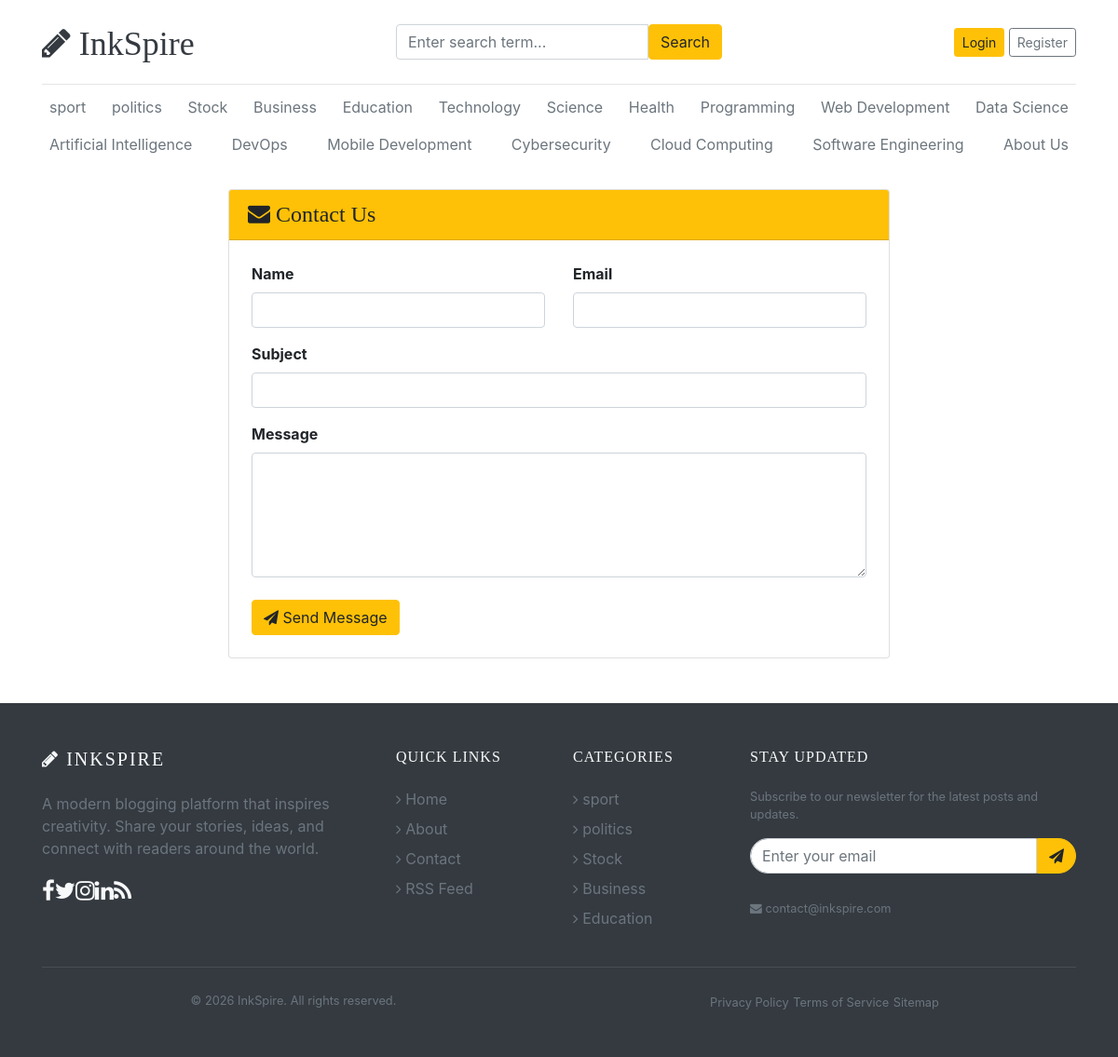
The app's page /category/contact/ with its own data.
### blogs/models.py (models this page shows, shortened)
class Category(models.Model):
    name = models.CharField(max_length=100, unique=True)
    created_at = models.DateTimeField(auto_now_add=True)
    updated_at = models.DateTimeField(auto_now=True)
    class Meta:
        verbose_name = "Category"
        verbose_name_plural = "Categories"

### blogs/views.py (the view, shortened to what this page needs)
# urls.py: path('contact/', BlogsView.contact, name='contact'),
def contact(request):
    return render(request, 'contact.html')

### blogs/context_processors.py (called while the page is built)
def get_categories(request):
  categories=Category.objects.all()
  return dict(categories=categories)

### templates/contact.html (shortened to what this page needs)
{% extends 'base.html' %}
{% block content %}
<div class="container mt-4">
  <div class="row justify-content-center">
    <div class="col-md-8">
      <div class="card shadow-sm">
        <div class="card-header bg-warning">
          <h4 class="mb-0"><i class="fa fa-envelope"></i> Contact Us</h4>
        </div>
        <div class="card-body p-4">
          <form action="{% url 'contact' %}" method="POST">
            <div class="row">
              <div class="col-md-6">
                <div class="form-group mb-3">
                  <label for="name" class="form-label font-weight-bold">Name</label>
                  <input type="text" name="name" class="form-control" required>
                </div>
              </div>
              <div class="col-md-6">
                <div class="form-group mb-3">
                  <label for="email" class="form-label font-weight-bold">Email</label>
                  <input type="email" name="email" class="form-control" required>
                </div>
              </div>
            </div>
            <div class="form-group mb-3">
              <label for="subject" class="form-label font-weight-bold">Subject</label>
              <input type="text" name="subject" class="form-control" required>
            </div>
            <div class="form-group mb-4">
              <label for="message" class="form-label font-weight-bold">Message</label>
              <textarea name="message" class="form-control" rows="5" required></textarea>
            </div>
            <button type="submit" class="btn btn-warning"><i class="fa fa-paper-plane"></i> Send Message</button>
          </form>
        </div>
      </div>
    </div>
  </div>
</div>
{% endblock %}

### templates/base.html (shortened to what this page needs)
{% load static %}
<!DOCTYPE html>
<html lang="en">
<head>
  <link href="https://getbootstrap.com/docs/4.0/dist/css/bootstrap.min.css" rel="stylesheet">
  <link href="{% static 'css/blog.css' %}" rel="stylesheet">
  <link rel="stylesheet" href="https://cdnjs.cloudflare.com/ajax/libs/font-awesome/4.7.0/css/font-awesome.min.css">
</head>
<body>
  <div class="container">
    <header class="blog-header py-3">
      <div class="row flex-nowrap justify-content-between align-items-center">
        <div class="col-4 pt-1">
          <a class="blog-header-logo text-dark" href="/"><i class="fa fa-pencil"></i> InkSpire</a>
        </div>
        <div class="col-4">
          <form action="{% url 'search' %}" method="">
            <div class="input-group">
              <input class="form-control" type="text" name="keyword" value="{{ keyword }}"
                placeholder="Enter search term..." aria-label="Enter search term..." aria-describedby="button-search" />
              <button type="submit" class="btn btn-warning" id="button-search" type="button">Search</button>
            </div>
          </form>
        </div>
        <div class="col-4 d-flex justify-content-end align-items-center">
          {% if not user.is_authenticated %}
          <a class="btn btn-sm btn-warning" href="{% url 'login' %}">Login</a> &nbsp;
          <a class="btn btn-sm btn-outline-secondary" href="{% url 'register' %}">Register</a>
          {% else %}
          <a class="btn btn-sm btn-outline-secondary mr-2" href="{% url 'profile' %}"><i class="fa fa-user"></i>
            Profile</a>
          <a class="btn btn-sm btn-warning mr-2" href="{% url 'dashboard' %}">Dashboard</a>
          <a class="btn btn-sm btn-outline-danger mr-2" href="{% url 'logout' %}">Logout</a>
          {% endif %}
        </div>
      </div>
    </header>
    <div class="nav-scroller py-1 mb-2">
      <nav class="nav d-flex justify-content-between">
        {% for category in categories %}
        <a class="p-2 text-muted" href="{% url 'posts_by_category' category.id %}">{{category.name}}</a>
        {% endfor %}
        <a class="p-2 text-muted" href="{% url 'about' %}">About Us</a>
      </nav>
    </div>
    {% block content %}
    {% endblock %}
  </div>
  <footer class="bg-dark text-light mt-5">
    <div class="container py-5">
      <div class="row">
        <div class="col-lg-4 col-md-6 mb-4 mb-lg-0">
          <h5 class="text-uppercase mb-4" style="letter-spacing: 2px;"><i class="fa fa-pencil"></i> InkSpire</h5>
          <p class="text-muted">A modern blogging platform that inspires creativity. Share your stories, ideas, and
            connect
            with readers around the world.</p>
          <div class="d-flex mt-3">
            <a href="#" class="text-light me-3" style="font-size: 1.5rem;"><i class="fa fa-facebook"></i></a>
            <a href="#" class="text-light me-3" style="font-size: 1.5rem;"><i class="fa fa-twitter"></i></a>
            <a href="#" class="text-light me-3" style="font-size: 1.5rem;"><i class="fa fa-instagram"></i></a>
            <a href="#" class="text-light me-3" style="font-size: 1.5rem;"><i class="fa fa-linkedin"></i></a>
            <a href="{% url 'rss_feed' %}" class="text-light" style="font-size: 1.5rem;"><i class="fa fa-rss"></i></a>
          </div>
        </div>
        <div class="col-lg-2 col-md-6 mb-4 mb-lg-0">
          <h6 class="text-uppercase mb-4" style="letter-spacing: 1px;">Quick Links</h6>
          <ul class="list-unstyled">
            <li class="mb-2"><a href="{% url 'home' %}" class="text-muted text-decoration-none hover-light"><i
                  class="fa fa-angle-right me-2"></i> Home</a></li>
            <li class="mb-2"><a href="{% url 'about' %}" class="text-muted text-decoration-none hover-light"><i
                  class="fa fa-angle-right me-2"></i> About</a></li>
            <li class="mb-2"><a href="{% url 'contact' %}" class="text-muted text-decoration-none hover-light"><i
                  class="fa fa-angle-right me-2"></i> Contact</a></li>
            <li class="mb-2"><a href="{% url 'rss_feed' %}" class="text-muted text-decoration-none hover-light"><i
                  class="fa fa-angle-right me-2"></i> RSS Feed</a></li>
          </ul>
        </div>
        <div class="col-lg-2 col-md-6 mb-4 mb-lg-0">
          <h6 class="text-uppercase mb-4" style="letter-spacing: 1px;">Categories</h6>
          <ul class="list-unstyled">
            {% for category in categories|slice:":5" %}
            <li class="mb-2"><a href="{% url 'posts_by_category' category.id %}"
                class="text-muted text-decoration-none"><i class="fa fa-angle-right me-2"></i> {{ category.name }}</a>
            </li>
            {% endfor %}
          </ul>
        </div>
        <div class="col-lg-4 col-md-6 mb-4 mb-lg-0">
          <h6 class="text-uppercase mb-4" style="letter-spacing: 1px;">Stay Updated</h6>
          <p class="text-muted small">Subscribe to our newsletter for the latest posts and updates.</p>
          <form class="mt-3">
            <div class="input-group">
              <input type="email" class="form-control" placeholder="Enter your email"
                style="border-radius: 25px 0 0 25px;">
              <button class="btn btn-warning" type="button" style="border-radius: 0 25px 25px 0;"><i
                  class="fa fa-paper-plane"></i></button>
            </div>
          </form>
          <div class="mt-4">
            <span class="text-muted small"><i class="fa fa-envelope me-2"></i> contact@inkspire.com</span>
          </div>
        </div>
      </div>
      <hr class="my-4" style="border-color: rgba(255,255,255,0.1);">
      <div class="row align-items-center">
        <div class="col-md-6 text-center text-md-start">
          <p class="text-muted mb-0 small">&copy; 2026 InkSpire. All rights reserved.</p>
        </div>
        <div class="col-md-6 text-center text-md-end">
          <a href="#" class="text-muted text-decoration-none small me-3">Privacy Policy</a>
          <a href="#" class="text-muted text-decoration-none small me-3">Terms of Service</a>
          <a href="/sitemap.xml" class="text-muted text-decoration-none small">Sitemap</a>
        </div>
      </div>
    </div>
  </footer>
</body>
</html>

### blog_main/static/css/blog.css (style rules this page uses)
.blog-header { border-bottom: 1px solid #e5e5e5; }
.blog-header-logo { font-family: "Playfair Display", Georgia, "Times New Roman", serif; font-size: 2.25rem; }
h1, h2, h3, h4, h5, h6 { font-family: "Playfair Display", Georgia, "Times New Roman", serif; }

### records on screen
Category: name "sport"
Category: name "politics"
Category: name "Stock"
Category: name "Business"
Category: name "Education"
Category: name "Technology"
Category: name "Science"
Category: name "Health"
Category: name "Programming"
Category: name "Web Development"
Category: name "Data Science"
Category: name "Artificial Intelligence"
Category: name "DevOps"
Category: name "Mobile Development"
Category: name "Cybersecurity"
Category: name "Cloud Computing"
Category: name "Software Engineering"
